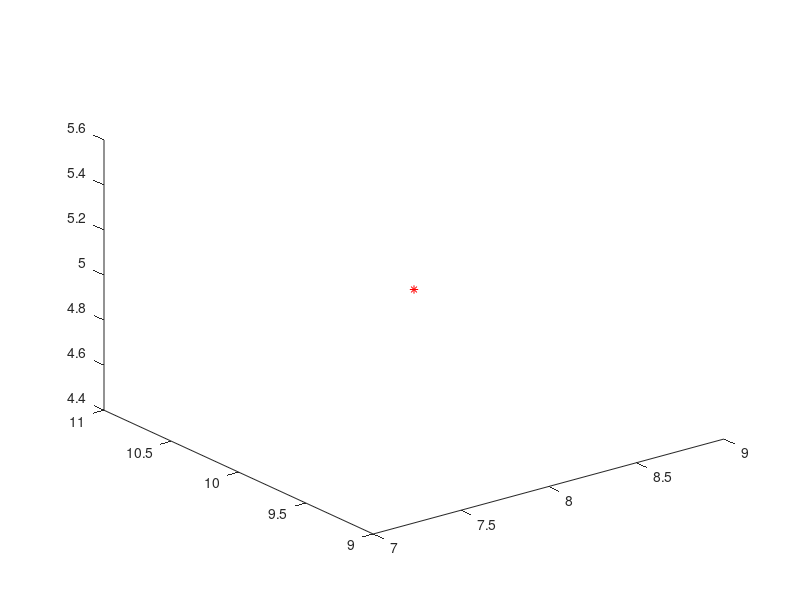

Here is the MATLAB script that generated this plot:
clear; clf
E = @(x,y,z) 3*(x-2)^2+2*(y-3)^2+4*(z-1)^2+3;
dEdw1 = @(x,y,z) 6*(x-2);
dEdw2 = @(x,y,z) 4*(y-3);
dEdw3 = @(x,y,z) 8*(z-1);

w1(1) = 8; w2(1) = 10; w3(1)=5; eta = 0.1;
plot3(w1(1), w2(1), w3(1),'r*')
fprintf('(w1(1), w2(1), w3(1)) = (%f, %f, %f),E(w1(1),w2(1), w3(1))=%f \n', ...
    w1(1),w2(1), w3(1),E(w1(1),w2(1), w3(1)));

return